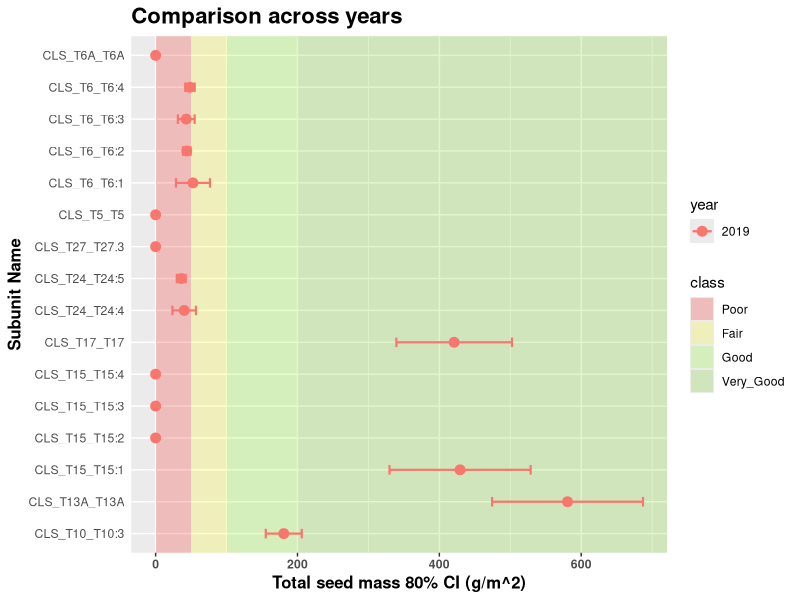
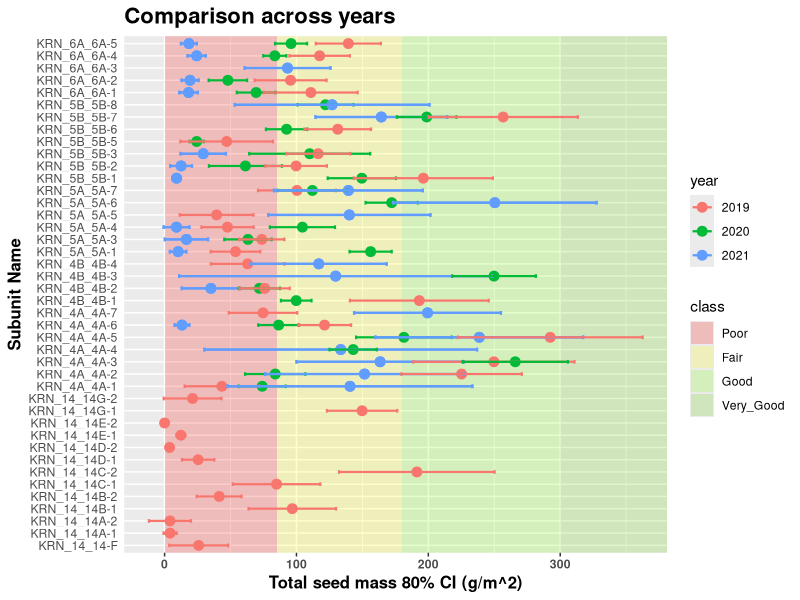
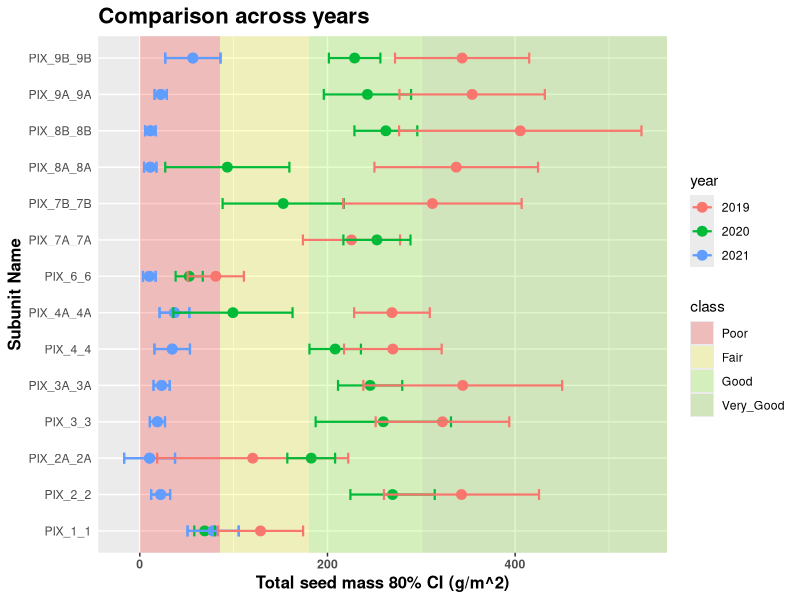
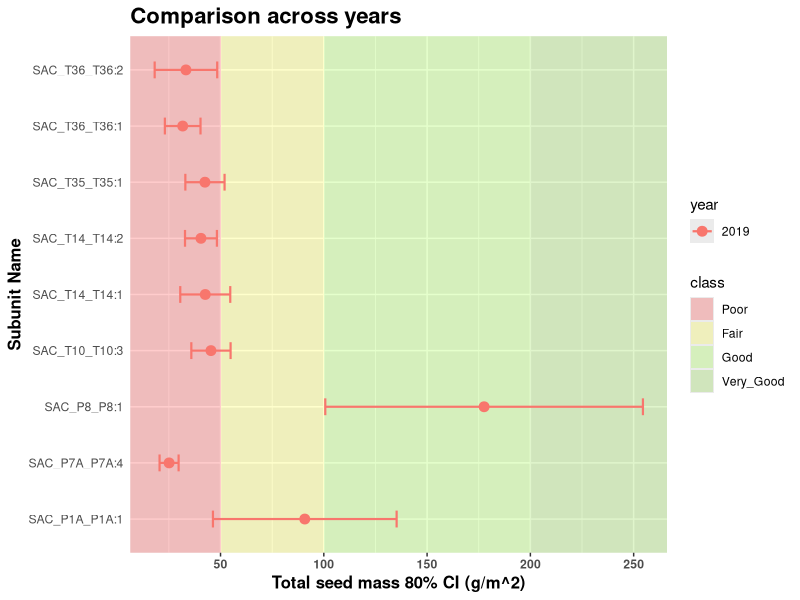
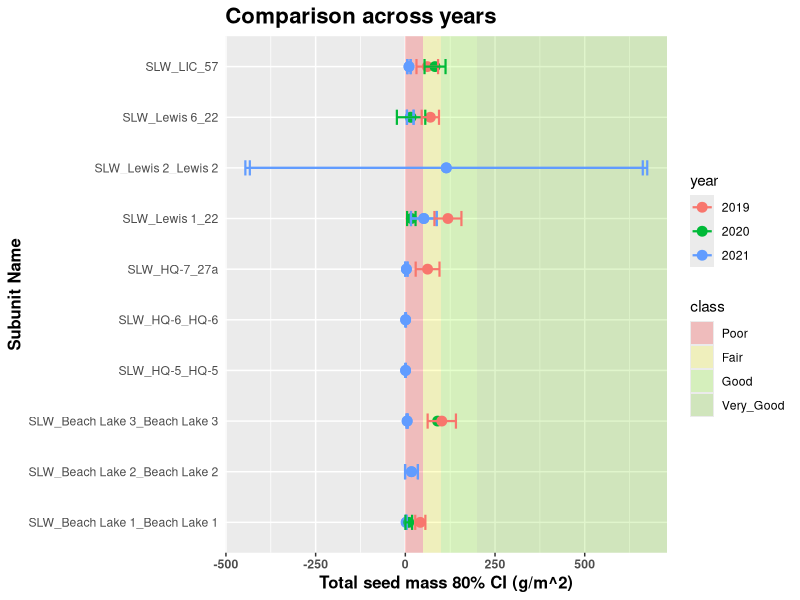
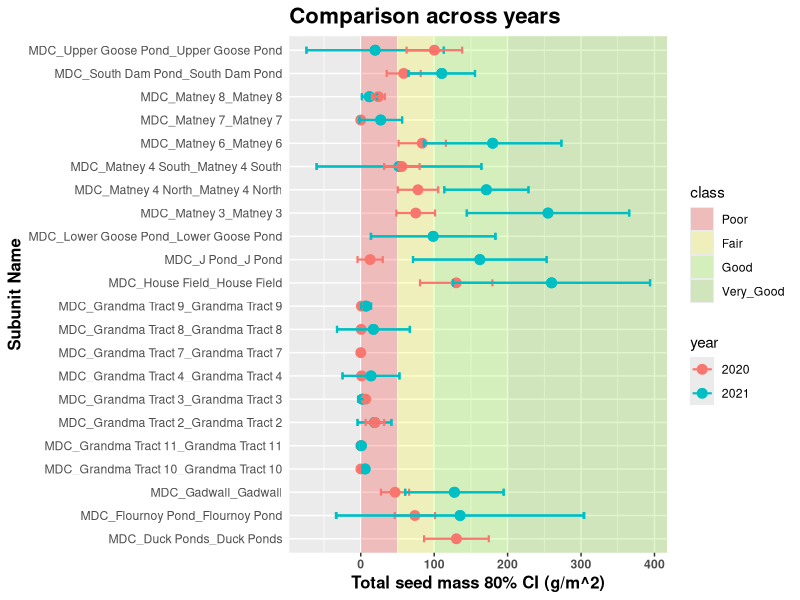

Write the R code that produced these figures, in order. (Note: this script raises an error after producing the figures.)
## ---- chunk 1

knitr::opts_chunk$set(echo = TRUE)
library(rmarkdown)
library(tidyverse)
library(knitr)
library(kableExtra)


## ---- chunk 2

# In the future, this chunk should join all years available or
# use a file with all years that is automatically created at the server.

gm2_2019 <-read.csv("MainScriptDataOutput/qdt_mass_g_m2_2019.txt") %>%
  dplyr::select(-X) %>%
  mutate(year = 2019)

gm2_2020 <-read.csv("WHAP2020-21/Output2020/qdt_mass_g_m2_2020.txt") %>%
  dplyr::select(-X) %>%
  mutate(year = 2020)

gm2_2021 <-read.csv("WHAP2021-22/Output2021/qdt_mass_g_m2_2021.txt") %>%
  dplyr::select(-X) %>%
  mutate(year = 2021)

whap_su_years <- bind_rows(gm2_2019, gm2_2020, gm2_2021) %>%
  mutate(year = factor(year))

# whap_su_years <- gm2_2021 %>%
#   mutate(year = factor(year))

viaClass <- read.csv("WHAP_Viability_20210610.csv") %>%
  pivot_longer(cols = c(Poor, Fair, Good, Very_Good),
               names_to = "class",
               values_to = "lower_bound") %>%
  pivot_wider(names_from = LIT,
              values_from = lower_bound) %>%
  mutate(class = fct_reorder(class, KRN, mean),
         class_color = c("red", "yellow", "chartreuse", "chartreuse3"),
         class = factor(class, ordered = TRUE))

ST_viaClass <- read.csv("WHAP_Viability_ST.csv") %>%
  pivot_longer(cols = c(Poor, Fair, Good, Very_Good),
               names_to = "class",
               values_to = "lower_bound") %>%
  pivot_wider(names_from = LIT,
              values_from = lower_bound) %>%
  mutate(class = fct_reorder(class, KRN, mean),
         class_color = c("red", "yellow", "chartreuse", "chartreuse3"),
         class = factor(class, ordered = TRUE))

WG_viaClass <- read.csv("WHAP_Viability_WG.csv") %>%
  pivot_longer(cols = c(Poor, Fair, Good, Very_Good),
               names_to = "class",
               values_to = "lower_bound") %>%
  pivot_wider(names_from = LIT,
              values_from = lower_bound) %>%
  mutate(class = fct_reorder(class, KRN, mean),
         class_color = c("red", "yellow", "chartreuse", "chartreuse3"),
         class = factor(class, ordered = TRUE))

SW_viaClass <- read.csv("WHAP_Viability_SW.csv") %>%
  pivot_longer(cols = c(Poor, Fair, Good, Very_Good),
               names_to = "class",
               values_to = "lower_bound") %>%
  pivot_wider(names_from = LIT,
              values_from = lower_bound) %>%
  mutate(class = fct_reorder(class, KRN, mean),
         class_color = c("red", "yellow", "chartreuse", "chartreuse3"),
         class = factor(class, ordered = TRUE))


## ---- chunk 3

# Potential improvement: The user can select what years and subunits to compare
# by providing vectors with their names.

plot_years <- function(spp = c("total"),
                       data = whap_su_years) {
  # whap_su_years is a df containing the subunit estimates in all refuges all years
  # it contains a column named year
  # check that data has the correct format
  
  year_plots <- list()
  
  for (i in unique(data$LIT)) { # this has to be modified for more than one species
    
    data_i <- data %>% dplyr::filter(LIT == i)
    
    # in the future, use the spp argument to determine what will be plotted
    
    year_plots[[i]] <-
                 ggplot(data = data_i %>% arrange(tot_g_m2),
                        aes(x = subunit_ID,
                            y = tot_g_m2,
                            color = year)) +
                 ggtitle("Comparison across years") +
                 geom_rect(data = viaClass,
                           inherit.aes = FALSE,
                           aes(NULL,
                               NULL,
                               xmin = -Inf,
                               xmax = Inf,
                               fill = class),
                           ymin = unlist(viaClass[, i]),
                           ymax = unlist(c(viaClass[-1, i], Inf))) +
                 scale_fill_manual(values = alpha(c("red",
                                                    "yellow",
                                                    "chartreuse",
                                                    "chartreuse3"),
                                                  0.2)) +
                 geom_point(size = 3) +
                 xlab('Subunit Name') +
                 ylab("Total seed mass 80% CI (g/m^2)") +
                 geom_errorbar(aes(ymin = CI80lwr,
                                   ymax = CI80upr),
                               width = 0.3,
                               cex = 0.75) +
                 theme(plot.title = element_text(size = 16, face = "bold"),
                       axis.ticks.y = element_blank(),
                       axis.text.x = element_text(face = "bold"),
                       axis.title = element_text(size = 12,
                                                 face = "bold"),
                       strip.text.y = element_text(hjust = 0,
                                                   vjust = 1,
                                                   angle = 180,
                                                   face = "bold")) +
                 coord_flip()
    print(year_plots[[i]])
  }
  return(year_plots)
}

plot_years()


## ---- chunk 4

plot_years_st <- function(spp = c("total"),
                       data = whap_su_years) {
  # whap_su_years is a df containing the subunit estimates in all refuges all years
  # it contains a column named year
  # check that data has the correct format
  
  year_plots_st <- list()
  
  for (i in unique(data$LIT)) { # this has to be modified for more than one species
    
    data_i <- data %>% dplyr::filter(LIT == i)
    
    # in the future, use the spp argument to determine what will be plotted
    
    year_plots_st[[i]] <-
                 ggplot(data = data_i %>% arrange(st_g_m2),
                        aes(x = subunit_ID,
                            y = st_g_m2,
                            color = year)) +
                 ggtitle("Comparison across years") +
                 geom_rect(data = ST_viaClass,
                           inherit.aes = FALSE,
                           aes(NULL,
                               NULL,
                               xmin = -Inf,
                               xmax = Inf,
                               fill = class),
                           ymin = unlist(ST_viaClass[, i]),
                           ymax = unlist(c(ST_viaClass[-1, i], Inf))) +
                 scale_fill_manual(values = alpha(c("red",
                                                    "yellow",
                                                    "chartreuse",
                                                    "chartreuse3"),
                                                  0.2)) +
                 geom_point(size = 3) +
                 xlab('Subunit Name') +
                 ylab("Swamp timothy seed mass 80% CI (g/m^2)") +
                 geom_errorbar(aes(ymin = CI80lwr_st,
                                   ymax = CI80upr_st),
                               width = 0.3,
                               cex = 0.75) +
                 theme(plot.title = element_text(size = 16, face = "bold"),
                       axis.ticks.y = element_blank(),
                       axis.text.x = element_text(face = "bold"),
                       axis.title = element_text(size = 12,
                                                 face = "bold"),
                       strip.text.y = element_text(hjust = 0,
                                                   vjust = 1,
                                                   angle = 180,
                                                   face = "bold")) +
                 coord_flip()
    print(year_plots_st[[i]])
  }
  return(year_plots_st)
}

plot_years_st()

## ---- chunk 5

plot_years_wg <- function(spp = c("total"),
                       data = whap_su_years) {
  # whap_su_years is a df containing the subunit estimates in all refuges all years
  # it contains a column named year
  # check that data has the correct format
  
  year_plots_wg <- list()
  
  for (i in unique(data$LIT)) { # this has to be modified for more than one species
    
    data_i <- data %>% dplyr::filter(LIT == i)
    
    # in the future, use the spp argument to determine what will be plotted
    
    year_plots_wg[[i]] <-
                 ggplot(data = data_i %>% arrange(wg_g_m2),
                        aes(x = subunit_ID,
                            y = wg_g_m2,
                            color = year)) +
                 ggtitle("Comparison across years") +
                 geom_rect(data = WG_viaClass,
                           inherit.aes = FALSE,
                           aes(NULL,
                               NULL,
                               xmin = -Inf,
                               xmax = Inf,
                               fill = class),
                           ymin = unlist(WG_viaClass[, i]),
                           ymax = unlist(c(WG_viaClass[-1, i], Inf))) +
                 scale_fill_manual(values = alpha(c("red",
                                                    "yellow",
                                                    "chartreuse",
                                                    "chartreuse3"),
                                                  0.2)) +
                 geom_point(size = 3) +
                 xlab('Subunit Name') +
                 ylab("Watergrass seed mass 80% CI (g/m^2)") +
                 geom_errorbar(aes(ymin = CI80lwr_wg,
                                   ymax = CI80upr_wg),
                               width = 0.3,
                               cex = 0.75) +
                 theme(plot.title = element_text(size = 16, face = "bold"),
                       axis.ticks.y = element_blank(),
                       axis.text.x = element_text(face = "bold"),
                       axis.title = element_text(size = 12,
                                                 face = "bold"),
                       strip.text.y = element_text(hjust = 0,
                                                   vjust = 1,
                                                   angle = 180,
                                                   face = "bold")) +
                 coord_flip()
    print(year_plots_wg[[i]])
  }
  return(year_plots_wg)
}

plot_years_wg()

## ---- chunk 6

plot_years_sw <- function(spp = c("total"),
                       data = whap_su_years) {
  # whap_su_years is a df containing the subunit estimates in all refuges all years
  # it contains a column named year
  # check that data has the correct format
  
  year_plots_sw <- list()
  
  for (i in unique(data$LIT)) { # this has to be modified for more than one species
    
    data_i <- data %>% dplyr::filter(LIT == i)
    
    # in the future, use the spp argument to determine what will be plotted
    
    year_plots_sw[[i]] <-
                 ggplot(data = data_i %>% arrange(sw_g_m2),
                        aes(x = subunit_ID,
                            y = sw_g_m2,
                            color = year)) +
                 ggtitle("Comparison across years") +
                 geom_rect(data = SW_viaClass,
                           inherit.aes = FALSE,
                           aes(NULL,
                               NULL,
                               xmin = -Inf,
                               xmax = Inf,
                               fill = class),
                           ymin = unlist(SW_viaClass[, i]),
                           ymax = unlist(c(SW_viaClass[-1, i], Inf))) +
                 scale_fill_manual(values = alpha(c("red",
                                                    "yellow",
                                                    "chartreuse",
                                                    "chartreuse3"),
                                                  0.2)) +
                 geom_point(size = 3) +
                 xlab('Subunit Name') +
                 ylab("Smartweed seed mass 80% CI (g/m^2)") +
                 geom_errorbar(aes(ymin = CI80lwr_sw,
                                   ymax = CI80upr_sw),
                               width = 0.3,
                               cex = 0.75) +
                 theme(plot.title = element_text(size = 16, face = "bold"),
                       axis.ticks.y = element_blank(),
                       axis.text.x = element_text(face = "bold"),
                       axis.title = element_text(size = 12,
                                                 face = "bold"),
                       strip.text.y = element_text(hjust = 0,
                                                   vjust = 1,
                                                   angle = 180,
                                                   face = "bold")) +
                 coord_flip()
    print(year_plots_sw[[i]])
  }
  return(year_plots_sw)
}

plot_years_sw()
